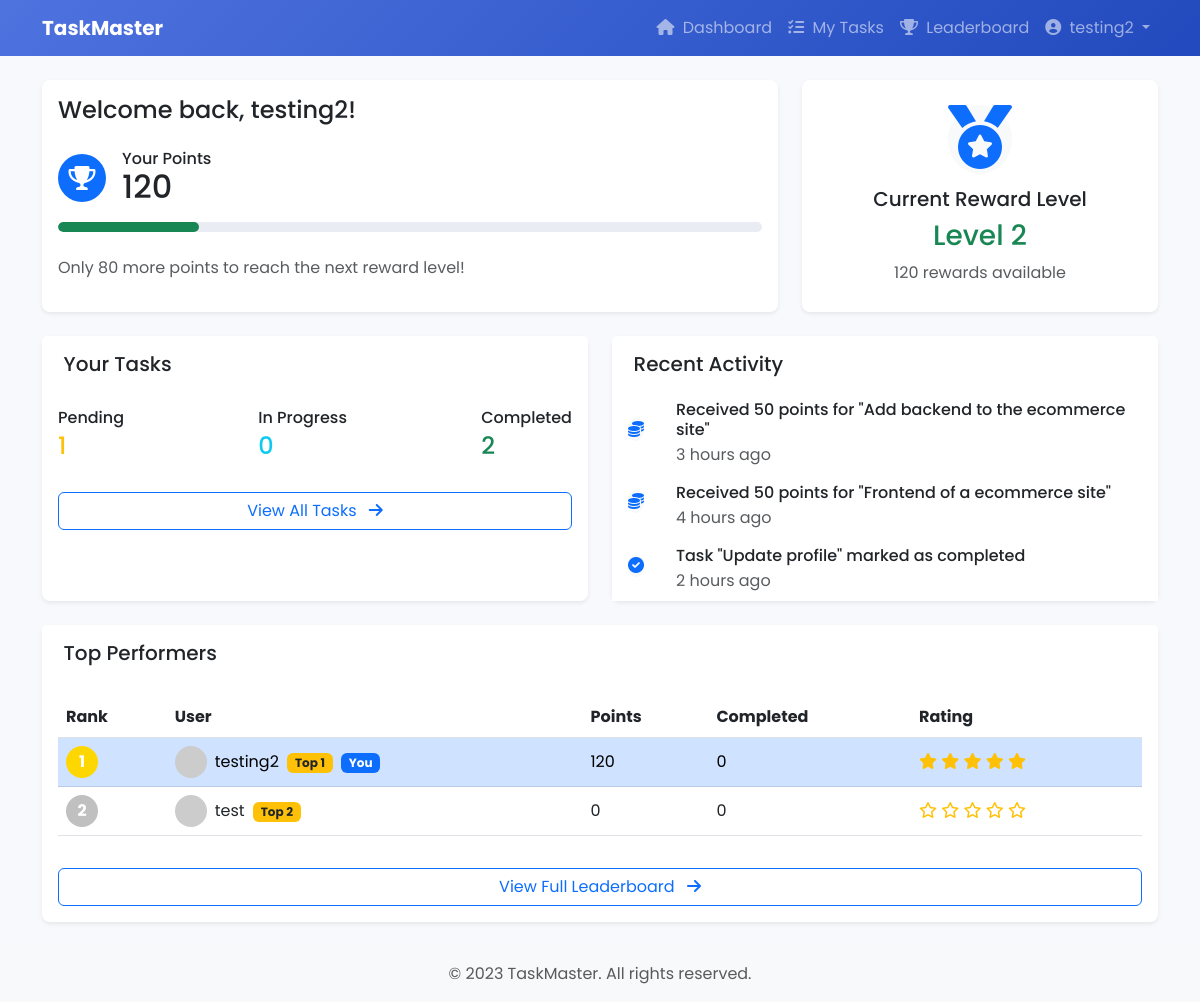
Page /user-dashboard/ (signed in) on the committed database.
### myapp/models.py (models this page shows, shortened)
class CustomUser(AbstractUser):
    is_admin = models.BooleanField(default=False)
    points = models.IntegerField(default=0)
    rewards = models.IntegerField(default=0)

### myapp/views.py (the view)
# urls.py: path('user-dashboard/', user_dashboard, name='user_dashboard'),
@login_required
def user_dashboard(request):
    if request.user.is_admin:
        return redirect('admin_dashboard')
    user = request.user
    tasks = user.assigned_tasks.all().order_by('due_date')
    pending_count = tasks.filter(status='pending').count()
    in_progress_count = tasks.filter(status='in_progress').count()
    completed_count = tasks.filter(status__in=['completed', 'verified']).count()
    rating_info = user.assigned_tasks.filter(rating__isnull=False)\
                    .aggregate(
                        avg_rating=Avg('rating'),
                        rated_tasks=Count('id')
                    )
    user_rating = round(rating_info['avg_rating'] or 0, 1)
    points_needed = max(0, (user.points // 100 + 1) * 100 - user.points)
    progress = min(100, (user.points % 100))
    reward_level = f"Level {user.points // 100 + 1}"
    recent_activities = []
    rated_tasks = user.assigned_tasks.filter(rating__isnull=False)\
                    .order_by('-created_at')[:3]
    for task in rated_tasks:
        recent_activities.append({
            'title': f'Received {task.rating * 10} points for "{task.title}"',
            'date': naturaltime(task.created_at),
            'icon': 'fas fa-coins'
        })
    if len(recent_activities) < 3:
        recent_activities.extend([
            {'title': 'Task "Update profile" marked as completed', 'date': '2 hours ago', 'icon': 'fas fa-check-circle'},
            {'title': 'Task "Write documentation" assigned', 'date': '3 days ago', 'icon': 'fas fa-tasks'},
        ][:3-len(recent_activities)])
    top_performers = CustomUser.objects.filter(is_admin=False)\
        .annotate(
            completed_tasks=Count('assigned_tasks', filter=Q(assigned_tasks__status='verified')),
            average_rating=Avg('assigned_tasks__rating', filter=Q(assigned_tasks__rating__isnull=False))
        )\
        .order_by('-points')[:10]
    user_position = None
    for i, performer in enumerate(top_performers, 1):
        if performer == user:
            user_position = i
            break
    context = {
        'pending_count': pending_count,
        'in_progress_count': in_progress_count,
        'completed_count': completed_count,
        'progress': progress,
        'points_needed': points_needed,
        'reward_level': reward_level,
        'rewards_available': user.rewards,
        'top_performers': top_performers,
        'user_position': user_position,
        'user_completed': completed_count,
        'user_rating': user_rating,
        'recent_activities': recent_activities,
    }
    return render(request, 'myapp/user_dashboard.html', context)

### myapp/templates/myapp/user_dashboard.html (shortened to what this page needs)
{% extends "myapp/base_user.html" %}
{% load static %}
{% block content %}
<div class="row mb-4">
    <div class="col-md-8">
        <div class="card shadow-sm border-0">
            <div class="card-body">
                <h4 class="card-title mb-4">Welcome back, {{ request.user.username }}!</h4>
                <div class="d-flex align-items-center mb-3">
                    <div class="icon-circle bg-primary text-white me-3">
                        <i class="fas fa-trophy"></i>
                    </div>
                    <div>
                        <h6 class="mb-0">Your Points</h6>
                        <h2 class="mb-0">{{ request.user.points }}</h2>
                    </div>
                </div>
                <div class="progress mb-4" style="height: 10px;">
                    <div class="progress-bar bg-success" role="progressbar"
                         style="width: {{ progress }}%;"
                         aria-valuenow="{{ progress }}"
                         aria-valuemin="0"
                         aria-valuemax="100"></div>
                </div>
                <p class="text-muted">Only {{ points_needed }} more points to reach the next reward level!</p>
            </div>
        </div>
    </div>
    <div class="col-md-4">
        <div class="card shadow-sm border-0 h-100">
            <div class="card-body text-center d-flex flex-column justify-content-center">
                <div class="avatar-lg mx-auto mb-3">
                    <div class="avatar-title bg-light rounded-circle text-primary">
                        <i class="fas fa-medal fa-2x"></i>
                    </div>
                </div>
                <h5>Current Reward Level</h5>
                <h3 class="text-success">{{ reward_level }}</h3>
                <p class="text-muted mb-0">{{ rewards_available }} rewards available</p>
            </div>
        </div>
    </div>
</div>
<div class="row">
    <div class="col-md-6 mb-4">
        <div class="card shadow-sm border-0 h-100">
            <div class="card-header bg-white border-0">
                <h5 class="mb-0">Your Tasks</h5>
            </div>
            <div class="card-body">
                <div class="d-flex justify-content-between mb-3">
                    <div>
                        <h6 class="mb-1">Pending</h6>
                        <h4 class="text-warning">{{ pending_count }}</h4>
                    </div>
                    <div>
                        <h6 class="mb-1">In Progress</h6>
                        <h4 class="text-info">{{ in_progress_count }}</h4>
                    </div>
                    <div>
                        <h6 class="mb-1">Completed</h6>
                        <h4 class="text-success">{{ completed_count }}</h4>
                    </div>
                </div>
                <a href="{% url 'user_tasks' %}" class="btn btn-outline-primary w-100 mt-2">
                    View All Tasks <i class="fas fa-arrow-right ms-2"></i>
                </a>
            </div>
        </div>
    </div>
    <div class="col-md-6 mb-4">
        <div class="card shadow-sm border-0 h-100">
            <div class="card-header bg-white border-0">
                <h5 class="mb-0">Recent Activity</h5>
            </div>
            <div class="card-body p-0">
                <div class="list-group list-group-flush">
                    {% for activity in recent_activities %}
                    <div class="list-group-item border-0">
                        <div class="d-flex align-items-center">
                            <div class="flex-shrink-0">
                                <div class="avatar-xs">
                                    <span class="avatar-title rounded-circle bg-light text-primary">
                                        <i class="{{ activity.icon }}"></i>
                                    </span>
                                </div>
                            </div>
                            <div class="flex-grow-1 ms-3">
                                <h6 class="mb-1">{{ activity.title }}</h6>
                                <p class="text-muted mb-0">{{ activity.date }}</p>
                            </div>
                        </div>
                    </div>
                    {% endfor %}
                </div>
            </div>
        </div>
    </div>
</div>
<div class="card shadow-sm border-0">
    <div class="card-header bg-white border-0">
        <h5 class="mb-0">Top Performers</h5>
    </div>
    <div class="card-body">
        <div class="table-responsive">
            <table class="table table-hover align-middle">
                <thead>
                    <tr>
                        <th>Rank</th>
                        <th>User</th>
                        <th>Points</th>
                        <th>Completed</th>
                        <th>Rating</th>
                    </tr>
                </thead>
                <tbody>
                    {% for user in top_performers|slice:":5" %}
                    <tr class="{% if user.username == request.user.username %}table-primary{% endif %}">
                        <td>
                            <div class="rank-badge rank-{{ forloop.counter }}">
                                {{ forloop.counter }}
                            </div>
                        </td>
                        <td>
                            <div class="d-flex align-items-center">
                                <div class="flex-shrink-0">
                                    <img src="https://ui-avatars.com/api/?name={{ user.username }}&background=random"
                                         class="avatar-xs rounded-circle" alt="{{ user.username }}">
                                </div>
                                <div class="flex-grow-1 ms-2">
                                    {{ user.username }}
                                    {% if forloop.counter <= 3 %}
                                    <span class="badge bg-warning text-dark ms-1">Top {{ forloop.counter }}</span>
                                    {% endif %}
                                    {% if user.username == request.user.username %}
                                    <span class="badge bg-primary ms-1">You</span>
                                    {% endif %}
                                </div>
                            </div>
                        </td>
                        <td>{{ user.points }}</td>
                        <td>{{ user.completed_tasks }}</td>
                        <td>
                            <div class="rating">
                                {% for i in "12345" %}
                                    {% if i|add:0 <= user.average_rating %}
                                        <i class="fas fa-star text-warning"></i>
                                    {% else %}
                                        <i class="far fa-star text-warning"></i>
                                    {% endif %}
                                {% endfor %}
                            </div>
                        </td>
                    </tr>
                    {% endfor %}
                </tbody>
            </table>
        </div>
        <a href="{% url 'userleaderboard' %}" class="btn btn-outline-primary w-100 mt-3">
            View Full Leaderboard <i class="fas fa-arrow-right ms-2"></i>
        </a>
    </div>
</div>
{% endblock %}

### myapp/templates/myapp/base_user.html (shortened to what this page needs)
{% load static %}
<!DOCTYPE html>
<html lang="en">
<head>
    <link href="https://cdn.jsdelivr.net/npm/bootstrap@5.3.0/dist/css/bootstrap.min.css" rel="stylesheet">
    <link rel="stylesheet" href="https://cdnjs.cloudflare.com/ajax/libs/font-awesome/6.0.0/css/all.min.css">
    <link rel="stylesheet" href="{% static 'css/user.css' %}">
</head>
<body>
    <nav class="navbar navbar-expand-lg navbar-dark bg-gradient-primary">
        <div class="container">
            <a class="navbar-brand fw-bold" href="{% url 'user_dashboard' %}">TaskMaster</a>
            <div class="collapse navbar-collapse" id="navbarNav">
                <ul class="navbar-nav ms-auto">
                    <li class="nav-item">
                        <a class="nav-link" href="{% url 'user_dashboard' %}">
                            <i class="fas fa-home me-1"></i> Dashboard
                        </a>
                    </li>
                    <li class="nav-item">
                        <a class="nav-link" href="{% url 'user_tasks' %}">
                            <i class="fas fa-tasks me-1"></i> My Tasks
                        </a>
                    </li>
                    <li class="nav-item">
                        <a class="nav-link" href="{% url 'userleaderboard' %}">
                            <i class="fas fa-trophy me-1"></i> Leaderboard
                        </a>
                    </li>
                    <li class="nav-item dropdown">
                        <a class="nav-link dropdown-toggle" href="#" id="navbarDropdown" role="button" data-bs-toggle="dropdown">
                            <i class="fas fa-user-circle me-1"></i> {{ request.user.username }}
                        </a>
                    </li>
                </ul>
            </div>
        </div>
    </nav>
    <main class="container py-4">
        {% block content %}{% endblock %}
    </main>
    <footer class="bg-light text-center py-3">
        <div class="container">
            <p class="mb-0 text-muted">© 2023 TaskMaster. All rights reserved.</p>
        </div>
    </footer>
</body>
</html>

### static/css/user.css (style rules this page uses)
:root { --primary-color: #4e73df; --secondary-color: #f8f9fc; --success-color: #1cc88a; --info-color: #36b9cc; --warning-color: #f6c23e; --danger-color: #e74a3b; --light-color: #f8f9fa; --dark-color: #5a5c69; }
body { font-family: 'Poppins', sans-serif; background-color: #f8f9fc; color: #333; }
.bg-gradient-primary { background: linear-gradient(135deg, var(--primary-color) 0%, #224abe 100%); }
.card { border-radius: 0.5rem; border: none; box-shadow: 0 0.15rem 1.75rem 0 rgba(58, 59, 69, 0.15); }
.card-header { padding: 1rem 1.35rem; background-color: #f8f9fc; border-bottom: 1px solid #e3e6f0; }
.icon-circle { width: 3rem; height: 3rem; border-radius: 100%; display: flex; align-items: center; justify-content: center; font-size: 1.5rem; }
.avatar-xs { width: 2rem; height: 2rem; }
.avatar-lg { width: 4rem; height: 4rem; border-radius: 100%; display: flex; align-items: center; justify-content: center; font-size: 2rem; margin-bottom: 1rem; }
.rank-badge { width: 2rem; height: 2rem; border-radius: 50%; display: flex; align-items: center; justify-content: center; font-weight: bold; color: white; }
.rank-1 { background-color: #ffd700; }
.rank-2 { background-color: #c0c0c0; }
.rating { color: var(--warning-color); }
.progress { border-radius: 0.5rem; background-color: #eaecf4; }
.progress-bar { border-radius: 0.5rem; }

### rows in the picture
CustomUser: user.username "testing2", user.points "120", username "testing2", shows "You", points "120", completed_tasks "0"
CustomUser: username "test", points "0", completed_tasks "0"

### other values in the picture
{{ points_needed }} "80"
{{ reward_level }} "Level 2"
{{ rewards_available }} "120"
{{ pending_count }} "1"
{{ in_progress_count }} "0"
{{ completed_count }} "2"
{{ activity.title }} "Received 50 points for \"Add backend to the ecommerce site\"" "Received 50 points for \"Frontend of a ecommerce site\"" "Task \"Update profile\" marked as completed"
{{ activity.date }} "3 hours ago" "4 hours ago" "2 hours ago"
